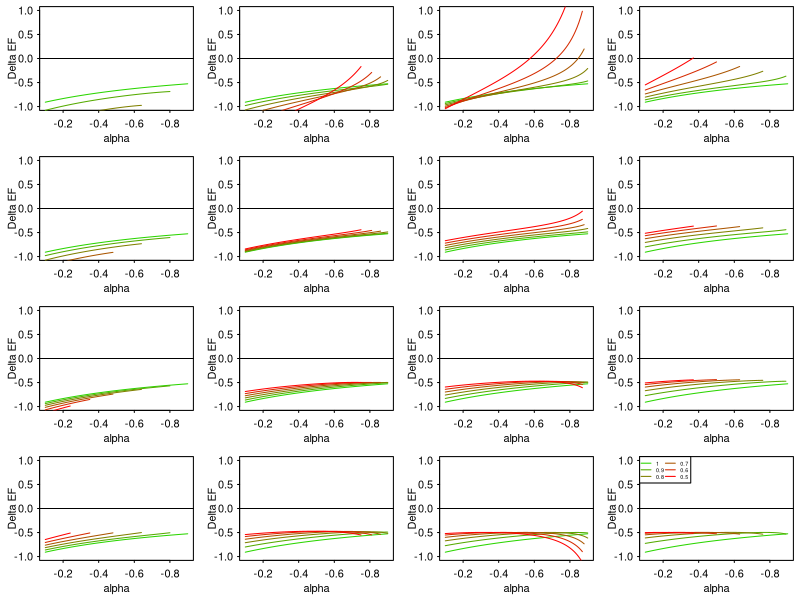

Write R code to recreate this figure.

ResultsFolder <- "/Users/frederik/Documents/Results/BD_EF/data-analysis/"

alpha <- seq(-0.9,-0.1,by=0.01)
mu2<-1
f2<-1
e2 <- 0.5
b <- c(-2,-0.4,0.4,2) #(dis)proportionality between mur and er
c <- c(-1.99,-0.39,0.39,1.99) #(dis)proportionality between fr and er
bcs <- expand.grid(b,c)
ers <- seq(1,0.5,-0.1) #relative sensitivities; arbitrary choice
ylims <- c(-1,1)

deltaEF <- function(alpha, mu2, f2, e2,
                    er, b, c)
{
  deltaEF <- f2*mu2*e2/(alpha^2-1)*(alpha*(er^(b+1)+er^c)+er^(b+c+1)+1)
  return(deltaEF)
}

plotDeltaEF <- function(alpha, mu2, f2, e2,
                        ers, b, c)
{
  for (i in c(1:length(ers)))
  {
    er  <- ers[i]
    e1  <- e2*er
    if (e1>1) {stop("e1>1!")}
    #check for coexistence in stressed condition
    mur <- er^b
    erLimit1 <- 1/e2+(1/e2-1)*1/(alpha*mur)
    erLimit2 <- 1/e2+(1/e2-1)*alpha/mur
    coexStress <- (er>erLimit1)*(er<erLimit2)
    #check for coexistence in control condition
    #...and eliminate cases where not possible
    coexControl <- (mur < -1/alpha)*(mur > -alpha)
    deltaEFCase <-deltaEF(alpha, mu2, f2, e2,
                          er=er, b=b, c=c)
    deltaEFCase[which(coexControl+coexStress==0)] <- NA
    colour <- i
    colour <- colour/length(ers)
    lines(alpha,deltaEFCase, col=rgb(red=colour, 
                                     green=1-colour, blue=0))
  }
}

quartz("",5,5,type="pdf",
       file=paste(ResultsFolder,"Analytic.pdf",sep=""))
par(mar=c(3,3,0.5,0.5), las=1, mfrow=c(4,4), 
    tck=-0.02, mgp=c(1.6,0.5,0))

for (i in 1:nrow(bcs))
{
  plot(alpha,rep(NA,length(alpha)), 
       ylim=ylims, #main=paste("b=",bcs[i,1], 
                   #           "c=",bcs[i,2]),
       ylab="Delta EF",
       xlim=c(max(alpha),min(alpha)))
  abline(h=0)
  plotDeltaEF(alpha, mu2, f2, e2, 
              ers=ers, b=bcs[i,1], c=bcs[i,2])
  colour <- c(1:length(ers))/length(ers)
  if (i==nrow(bcs))
  {
    legend("topleft", legend=ers, pch="", lty="solid", cex=0.5,
           ncol=2,
           col=rgb(red=colour, green=1-colour, blue=0))
  }
}

dev.off()
